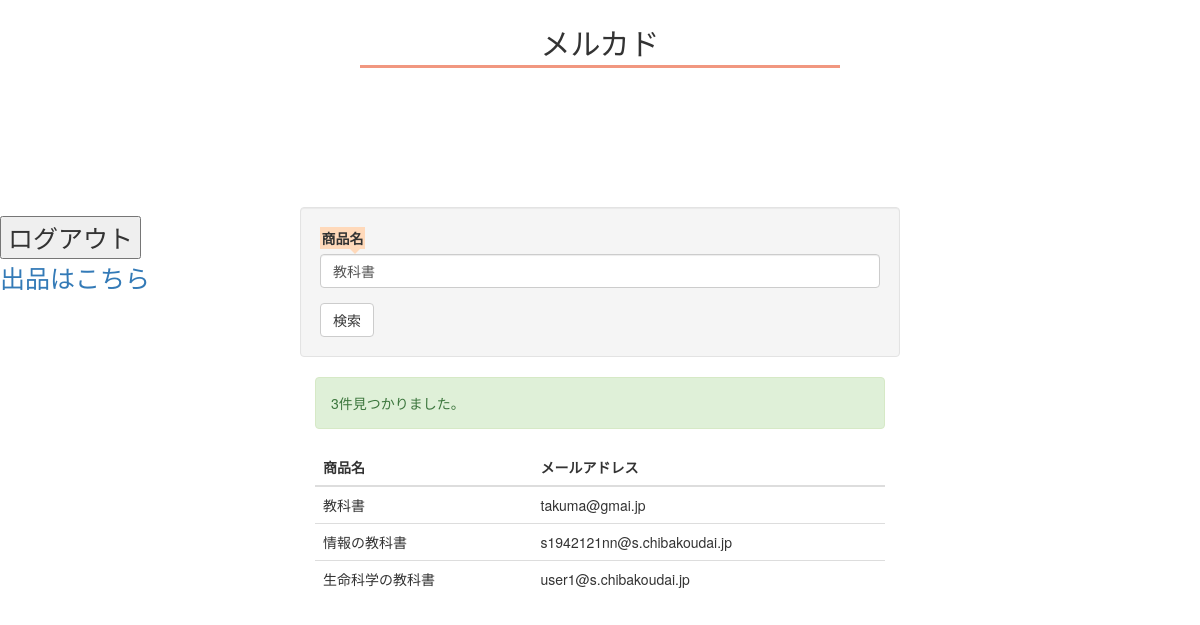
The app's page /htdocs/public/index.php?name=教科書 (signed in) with its own data.
### tables this page shows
CREATE TABLE `product` (
  `id` int(11) NOT NULL AUTO_INCREMENT,
  `name` varchar(64) NOT NULL,
  `email` varchar(191) NOT NULL,
  PRIMARY KEY (`id`)
);

### htdocs/public/model.php (called while the page is built, shortened)
<?php
function getUserData($params){
	$dbServer = '127.0.0.1';
    $dbUser = isset($_SERVER['MYSQL_USER'])     ? $_SERVER['MYSQL_USER']     : 'testuser';
    $dbPass = isset($_SERVER['MYSQL_PASSWORD']) ? $_SERVER['MYSQL_PASSWORD'] : 'pass';
    $dbName = isset($_SERVER['MYSQL_DB'])       ? $_SERVER['MYSQL_DB']       : 'mydb';
	$Mysqli = new mysqli($dbServer, $dbUser, $dbPass, $dbName);
	$Mysqli->set_charset("utf8mb4");
	$where = [];
	if(!empty($params['name'])){
		$where[] = "name like '%{$params['name']}%'";
	}
	if($where){
		$whereSql = implode(' AND ', $where);
		$sql = 'select * from product where ' . $whereSql ;
	}else{
		$sql = 'select * from product';
	}
	$PDataSet = $Mysqli->query($sql);
	$result = [];
	while($row = $PDataSet->fetch_assoc()){
		$result[] = $row;
	}
	return $result;
}

### htdocs/public/index.php (the view, shortened to what this page needs)
<?php
include_once('model.php');
$PData = getUserData($_GET);
?>
<!DOCTYPE HTML>
<html lang="en">
<head>
<link rel="stylesheet" href="style.css">
<link rel="stylesheet" href="https://maxcdn.bootstrapcdn.com/bootstrap/3.3.0/css/bootstrap.min.css">
<link rel="stylesheet" href="css.php">
</head>
<body>
<h2>メルカド</h2>
<div id="link">
　　<form  method="POST" action="logout.php">
    <input type="submit" name="logout" value="ログアウト">
    <p><a href="./shuppin.php">出品はこちら</a></p>
   </form>
</div>
<div class="col-xs-6 col-xs-offset-3 well">
	<form method="get" action="">
		<div class="form-group">
			<label for="InputName">商品名</label>
			<input name="name" class="form-control" id="InputName" value="<?php echo isset($_GET['name']) ? htmlspecialchars($_GET['name']) : '' ?>">
		</div>
		<input type="submit" class="btn btn-default" name="search" value="検索"/>
	</form>
</div>
<div class="col-xs-6 col-xs-offset-3">
	<?php if(isset($PData) && count($PData)): ?>
		<p class="alert alert-success"><?php echo count($PData) ?>件見つかりました。</p>
		<table class="table">
			<thead>
				<tr>
					<th>商品名</th>
					<th>メールアドレス</th>
				</tr>
			</thead>
			<tbody>
				<?php foreach($PData as $row): ?>
					<tr>
						<td><?php echo htmlspecialchars($row['name']) ?></td>
						<td><?php echo htmlspecialchars($row['email']) ?></td>
					</tr>
				<?php endforeach; ?>
			</tbody>
		</table>
	<?php else: ?>
		<p class="alert alert-danger">検索対象は見つかりませんでした。</p>
	<?php endif; ?>
</div>
</body>
</html>

### htdocs/public/style.css (style rules this page uses)
h2 { font-size: 60px; width: 40%; margin: 30px auto; text-align: center; font-family: serif; padding: 0.2em; color: #010101; background: #FFFF; border-bottom: solid 3px #f19780; }
body { background-color:#FFFF; }
label { position: relative; padding: 0.1em; background: #ffd9ba; }
label:after { position: absolute; content: ''; top: 100%; left: 30px; border: 5px solid transparent; border-top: 5px solid #ffd9ba; width: 0; height: 0; }
#link { font-size: 25px; margin-right: auto; width: 20%; position: relative; top: 100px; line-height: 1.5em; }

### records on screen
product: name "教科書", email "takuma@gmai.jp"
product: name "情報の教科書", email "s1942121nn@s.chibakoudai.jp"
product: name "生命科学の教科書", email "user1@s.chibakoudai.jp"

### other values on screen
count($PData) "3"
